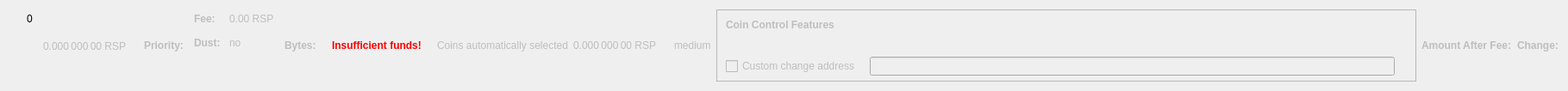
    <widget class="QWidget" name="dummyHideWidget" native="true">
     <property name="maximumSize">
      <size>
       <width>100</width>
       <height>22</height>
      </size>
     </property>
     <layout class="QHBoxLayout" name="dummyHideLayout">
      <item>
       <layout class="QFormLayout" name="formLayoutCoinControl1">
        <property name="horizontalSpacing">
         <number>10</number>
        </property>
        <property name="verticalSpacing">
         <number>14</number>
        </property>
        <property name="leftMargin">
         <number>10</number>
        </property>
        <property name="topMargin">
         <number>4</number>
        </property>
        <property name="rightMargin">
         <number>6</number>
        </property>
        <item row="0" column="1">
         <widget class="QLabel" name="labelCoinControlBytes">
          <property name="cursor">
           <cursorShape>IBeamCursor</cursorShape>
          </property>
          <property name="contextMenuPolicy">
           <enum>Qt::ActionsContextMenu</enum>
          </property>
          <property name="text">
           <string notr="true">0</string>
          </property>
          <property name="textInteractionFlags">
           <set>Qt::LinksAccessibleByMouse|Qt::TextSelectableByKeyboard|Qt::TextSelectableByMouse</set>
          </property>
         </widget>
        </item>
       </layout>
      </item>
      <item>
       <widget class="QLabel" name="labelCoinControlAfterFee">
        <property name="enabled">
         <bool>false</bool>
        </property>
        <property name="sizePolicy">
         <sizepolicy hsizetype="Fixed" vsizetype="Fixed">
          <horstretch>0</horstretch>
          <verstretch>0</verstretch>
         </sizepolicy>
        </property>
        <property name="minimumSize">
         <size>
          <width>111</width>
          <height>12</height>
         </size>
        </property>
        <property name="maximumSize">
         <size>
          <width>111</width>
          <height>12</height>
         </size>
        </property>
        <property name="cursor">
         <cursorShape>IBeamCursor</cursorShape>
        </property>
        <property name="contextMenuPolicy">
         <enum>Qt::ActionsContextMenu</enum>
        </property>
        <property name="text">
         <string notr="true">0.000 000 00 RSP</string>
        </property>
        <property name="textInteractionFlags">
         <set>Qt::LinksAccessibleByMouse|Qt::TextSelectableByKeyboard|Qt::TextSelectableByMouse</set>
        </property>
       </widget>
      </item>
      <item>
       <widget class="QLabel" name="labelCoinControlPriorityText">
        <property name="enabled">
         <bool>false</bool>
        </property>
        <property name="font">
         <font>
          <weight>75</weight>
          <bold>true</bold>
         </font>
        </property>
        <property name="text">
         <string>Priority:</string>
        </property>
       </widget>
      </item>
      <item>
       <layout class="QHBoxLayout" name="horizontalLayout"/>
      </item>
      <item>
       <layout class="QFormLayout" name="formLayoutCoinControl3">
        <property name="horizontalSpacing">
         <number>10</number>
        </property>
        <property name="verticalSpacing">
         <number>14</number>
        </property>
        <property name="leftMargin">
         <number>6</number>
        </property>
        <property name="topMargin">
         <number>4</number>
        </property>
        <property name="rightMargin">
         <number>6</number>
        </property>
        <item row="0" column="0">
         <widget class="QLabel" name="labelCoinControlFeeText">
          <property name="enabled">
           <bool>false</bool>
          </property>
          <property name="font">
           <font>
            <weight>75</weight>
            <bold>true</bold>
           </font>
          </property>
          <property name="text">
           <string>Fee:</string>
          </property>
          <property name="margin">
           <number>0</number>
          </property>
         </widget>
        </item>
        <item row="0" column="1">
         <widget class="QLabel" name="labelCoinControlFee">
          <property name="enabled">
           <bool>false</bool>
          </property>
          <property name="cursor">
           <cursorShape>IBeamCursor</cursorShape>
          </property>
          <property name="contextMenuPolicy">
           <enum>Qt::ActionsContextMenu</enum>
          </property>
          <property name="text">
           <string notr="true">0.00 RSP</string>
          </property>
          <property name="textInteractionFlags">
           <set>Qt::LinksAccessibleByMouse|Qt::TextSelectableByKeyboard|Qt::TextSelectableByMouse</set>
          </property>
         </widget>
        </item>
        <item row="1" column="0">
         <widget class="QLabel" name="labelCoinControlLowOutputText">
          <property name="enabled">
           <bool>false</bool>
          </property>
          <property name="font">
           <font>
            <weight>75</weight>
            <bold>true</bold>
           </font>
          </property>
          <property name="text">
           <string>Dust:</string>
          </property>
         </widget>
        </item>
        <item row="1" column="1">
         <widget class="QLabel" name="labelCoinControlLowOutput">
          <property name="enabled">
           <bool>false</bool>
          </property>
          <property name="cursor">
           <cursorShape>IBeamCursor</cursorShape>
          </property>
          <property name="contextMenuPolicy">
           <enum>Qt::ActionsContextMenu</enum>
          </property>
          <property name="text">
           <string>no</string>
          </property>
          <property name="textInteractionFlags">
           <set>Qt::LinksAccessibleByMouse|Qt::TextSelectableByKeyboard|Qt::TextSelectableByMouse</set>
          </property>
         </widget>
        </item>
       </layout>
      </item>
      <item>
       <widget class="QLabel" name="labelCoinControlBytesText">
        <property name="enabled">
         <bool>false</bool>
        </property>
        <property name="font">
         <font>
          <weight>75</weight>
          <bold>true</bold>
         </font>
        </property>
        <property name="text">
         <string>Bytes:</string>
        </property>
       </widget>
      </item>
      <item>
       <layout class="QFormLayout" name="formLayoutCoinControl2">
        <property name="horizontalSpacing">
         <number>10</number>
        </property>
        <property name="verticalSpacing">
         <number>14</number>
        </property>
        <property name="leftMargin">
         <number>6</number>
        </property>
        <property name="topMargin">
         <number>4</number>
        </property>
        <property name="rightMargin">
         <number>6</number>
        </property>
       </layout>
      </item>
      <item>
       <layout class="QHBoxLayout" name="horizontalLayoutCoinControl2">
        <property name="spacing">
         <number>8</number>
        </property>
        <property name="bottomMargin">
         <number>10</number>
        </property>
       </layout>
      </item>
      <item>
       <widget class="QLabel" name="labelCoinControlInsuffFunds">
        <property name="enabled">
         <bool>false</bool>
        </property>
        <property name="minimumSize">
         <size>
          <width>0</width>
          <height>0</height>
         </size>
        </property>
        <property name="font">
         <font>
          <weight>75</weight>
          <bold>true</bold>
         </font>
        </property>
        <property name="styleSheet">
         <string notr="true">color:red;font-weight:bold;</string>
        </property>
        <property name="text">
         <string>Insufficient funds!</string>
        </property>
        <property name="margin">
         <number>5</number>
        </property>
       </widget>
      </item>
      <item>
       <layout class="QFormLayout" name="formLayoutCoinControl4">
        <property name="horizontalSpacing">
         <number>10</number>
        </property>
        <property name="verticalSpacing">
         <number>14</number>
        </property>
        <property name="leftMargin">
         <number>6</number>
        </property>
        <property name="topMargin">
         <number>4</number>
        </property>
        <property name="rightMargin">
         <number>6</number>
        </property>
       </layout>
      </item>
      <item>
       <widget class="QLabel" name="labelCoinControlAutomaticallySelected">
        <property name="enabled">
         <bool>false</bool>
        </property>
        <property name="sizePolicy">
         <sizepolicy hsizetype="Fixed" vsizetype="Fixed">
          <horstretch>0</horstretch>
          <verstretch>0</verstretch>
         </sizepolicy>
        </property>
        <property name="minimumSize">
         <size>
          <width>0</width>
          <height>0</height>
         </size>
        </property>
        <property name="maximumSize">
         <size>
          <width>240</width>
          <height>16777215</height>
         </size>
        </property>
        <property name="text">
         <string>Coins automatically selected</string>
        </property>
        <property name="margin">
         <number>5</number>
        </property>
       </widget>
      </item>
      <item>
       <widget class="QLabel" name="labelCoinControlChange">
        <property name="enabled">
         <bool>false</bool>
        </property>
        <property name="sizePolicy">
         <sizepolicy hsizetype="Fixed" vsizetype="Fixed">
          <horstretch>0</horstretch>
          <verstretch>0</verstretch>
         </sizepolicy>
        </property>
        <property name="minimumSize">
         <size>
          <width>111</width>
          <height>0</height>
         </size>
        </property>
        <property name="maximumSize">
         <size>
          <width>111</width>
          <height>16777215</height>
         </size>
        </property>
        <property name="cursor">
         <cursorShape>IBeamCursor</cursorShape>
        </property>
        <property name="contextMenuPolicy">
         <enum>Qt::ActionsContextMenu</enum>
        </property>
        <property name="text">
         <string notr="true">0.000 000 00 RSP</string>
        </property>
        <property name="textInteractionFlags">
         <set>Qt::LinksAccessibleByMouse|Qt::TextSelectableByKeyboard|Qt::TextSelectableByMouse</set>
        </property>
       </widget>
      </item>
      <item>
       <widget class="QLabel" name="labelCoinControlPriority">
        <property name="enabled">
         <bool>false</bool>
        </property>
        <property name="cursor">
         <cursorShape>IBeamCursor</cursorShape>
        </property>
        <property name="contextMenuPolicy">
         <enum>Qt::ActionsContextMenu</enum>
        </property>
        <property name="text">
         <string>medium</string>
        </property>
        <property name="textInteractionFlags">
         <set>Qt::LinksAccessibleByMouse|Qt::TextSelectableByKeyboard|Qt::TextSelectableByMouse</set>
        </property>
       </widget>
      </item>
      <item>
       <widget class="QFrame" name="frameCoinControl">
        <property name="sizePolicy">
         <sizepolicy hsizetype="Expanding" vsizetype="Expanding">
          <horstretch>0</horstretch>
          <verstretch>0</verstretch>
         </sizepolicy>
        </property>
        <property name="maximumSize">
         <size>
          <width>16777215</width>
          <height>16777215</height>
         </size>
        </property>
        <property name="frameShape">
         <enum>QFrame::StyledPanel</enum>
        </property>
        <property name="frameShadow">
         <enum>QFrame::Sunken</enum>
        </property>
        <layout class="QVBoxLayout" name="verticalLayoutCoinControl2_2">
         <property name="spacing">
          <number>0</number>
         </property>
         <property name="leftMargin">
          <number>0</number>
         </property>
         <property name="topMargin">
          <number>0</number>
         </property>
         <property name="rightMargin">
          <number>0</number>
         </property>
         <property name="bottomMargin">
          <number>6</number>
         </property>
         <item>
          <layout class="QVBoxLayout" name="verticalLayoutCoinControl" stretch="0,0,0,1">
           <property name="spacing">
            <number>0</number>
           </property>
           <property name="leftMargin">
            <number>10</number>
           </property>
           <property name="topMargin">
            <number>10</number>
           </property>
           <item>
            <layout class="QHBoxLayout" name="horizontalLayoutCoinControl1">
             <property name="bottomMargin">
              <number>15</number>
             </property>
             <item>
              <widget class="QLabel" name="labelCoinControlFeatures">
               <property name="enabled">
                <bool>false</bool>
               </property>
               <property name="sizePolicy">
                <sizepolicy hsizetype="Preferred" vsizetype="Maximum">
                 <horstretch>0</horstretch>
                 <verstretch>0</verstretch>
                </sizepolicy>
               </property>
               <property name="font">
                <font>
                 <weight>75</weight>
                 <bold>true</bold>
                </font>
               </property>
               <property name="styleSheet">
                <string notr="true">font-weight:bold;</string>
               </property>
               <property name="text">
                <string>Coin Control Features</string>
               </property>
              </widget>
             </item>
            </layout>
           </item>
           <item>
            <widget class="QWidget" name="widgetCoinControl" native="true">
             <property name="sizePolicy">
              <sizepolicy hsizetype="Preferred" vsizetype="Preferred">
               <horstretch>0</horstretch>
               <verstretch>0</verstretch>
              </sizepolicy>
             </property>
             <property name="minimumSize">
              <size>
               <width>0</width>
               <height>0</height>
              </size>
             </property>
             <property name="styleSheet">
              <string notr="true"/>
             </property>
             <layout class="QHBoxLayout" name="horizontalLayoutCoinControl5_2">
              <property name="leftMargin">
               <number>0</number>
              </property>
              <property name="topMargin">
               <number>0</number>
              </property>
              <property name="rightMargin">
               <number>0</number>
              </property>
              <property name="bottomMargin">
               <number>0</number>
              </property>
              <item>
               <layout class="QHBoxLayout" name="horizontalLayoutCoinControl3">
                <property name="spacing">
                 <number>20</number>
                </property>
                <property name="topMargin">
                 <number>0</number>
                </property>
                <property name="bottomMargin">
                 <number>10</number>
                </property>
               </layout>
              </item>
             </layout>
            </widget>
           </item>
           <item>
            <layout class="QHBoxLayout" name="horizontalLayoutCoinControl4" stretch="0,0,0">
             <property name="spacing">
              <number>12</number>
             </property>
             <property name="sizeConstraint">
              <enum>QLayout::SetDefaultConstraint</enum>
             </property>
             <property name="topMargin">
              <number>5</number>
             </property>
             <property name="rightMargin">
              <number>5</number>
             </property>
             <item>
              <widget class="QCheckBox" name="checkBoxCoinControlChange">
               <property name="enabled">
                <bool>false</bool>
               </property>
               <property name="toolTip">
                <string>If this is activated, but the change address is empty or invalid, change will be sent to a newly generated address.</string>
               </property>
               <property name="text">
                <string>Custom change address</string>
               </property>
              </widget>
             </item>
             <item>
              <widget class="QValidatedLineEdit" name="lineEditCoinControlChange">
               <property name="enabled">
                <bool>false</bool>
               </property>
               <property name="sizePolicy">
                <sizepolicy hsizetype="Expanding" vsizetype="Fixed">
                 <horstretch>0</horstretch>
                 <verstretch>0</verstretch>
                </sizepolicy>
               </property>
              </widget>
             </item>
             <item>
              <widget class="QLabel" name="labelCoinControlChangeLabel_2">
               <property name="sizePolicy">
                <sizepolicy hsizetype="Preferred" vsizetype="Expanding">
                 <horstretch>0</horstretch>
                 <verstretch>0</verstretch>
                </sizepolicy>
               </property>
               <property name="minimumSize">
                <size>
                 <width>0</width>
                 <height>0</height>
                </size>
               </property>
               <property name="text">
                <string/>
               </property>
               <property name="margin">
                <number>3</number>
               </property>
              </widget>
             </item>
            </layout>
           </item>
           <item>
            <spacer name="verticalSpacerCoinControl">
             <property name="orientation">
              <enum>Qt::Vertical</enum>
             </property>
             <property name="sizeHint" stdset="0">
              <size>
               <width>800</width>
               <height>1</height>
              </size>
             </property>
            </spacer>
           </item>
          </layout>
         </item>
        </layout>
       </widget>
      </item>
      <item>
       <widget class="QLabel" name="labelCoinControlAfterFeeText">
        <property name="enabled">
         <bool>false</bool>
        </property>
        <property name="minimumSize">
         <size>
          <width>0</width>
          <height>0</height>
         </size>
        </property>
        <property name="maximumSize">
         <size>
          <width>16777215</width>
          <height>16777215</height>
         </size>
        </property>
        <property name="font">
         <font>
          <weight>75</weight>
          <bold>true</bold>
         </font>
        </property>
        <property name="text">
         <string>Amount After Fee:</string>
        </property>
        <property name="alignment">
         <set>Qt::AlignLeading|Qt::AlignLeft|Qt::AlignVCenter</set>
        </property>
        <property name="margin">
         <number>0</number>
        </property>
       </widget>
      </item>
      <item>
       <widget class="QLabel" name="labelCoinControlChangeText">
        <property name="enabled">
         <bool>false</bool>
        </property>
        <property name="sizePolicy">
         <sizepolicy hsizetype="Preferred" vsizetype="Preferred">
          <horstretch>0</horstretch>
          <verstretch>0</verstretch>
         </sizepolicy>
        </property>
        <property name="minimumSize">
         <size>
          <width>0</width>
          <height>0</height>
         </size>
        </property>
        <property name="maximumSize">
         <size>
          <width>16777215</width>
          <height>16777215</height>
         </size>
        </property>
        <property name="font">
         <font>
          <weight>75</weight>
          <bold>true</bold>
         </font>
        </property>
        <property name="text">
         <string>Change:</string>
        </property>
        <property name="alignment">
         <set>Qt::AlignLeading|Qt::AlignLeft|Qt::AlignVCenter</set>
        </property>
       </widget>
      </item>
     </layout>
    </widget>
